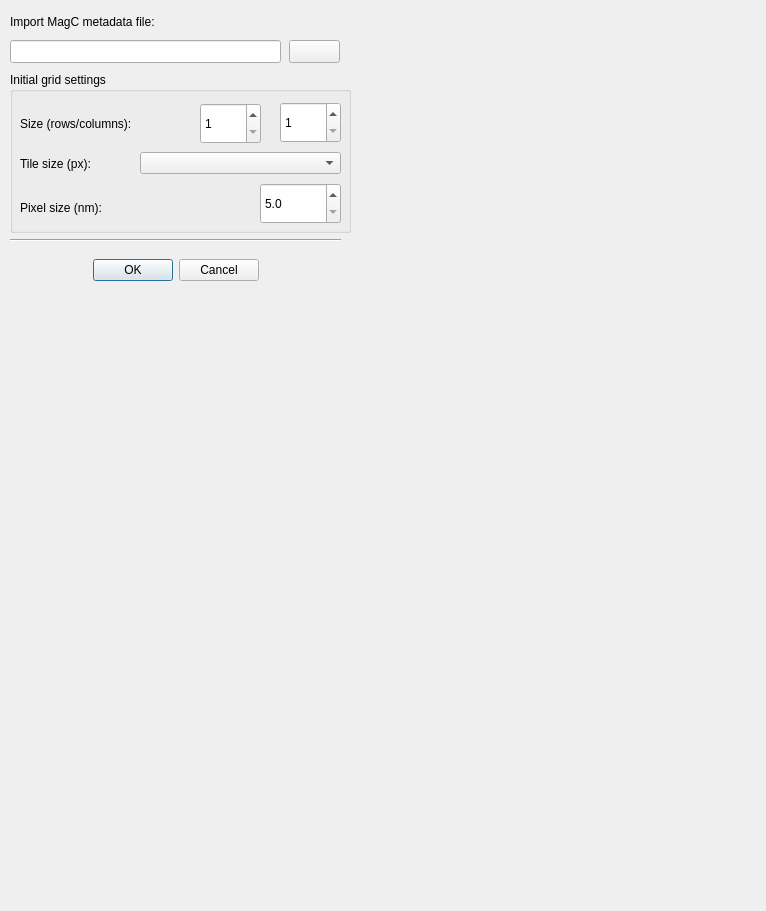
<?xml version="1.0" encoding="UTF-8"?>
<ui version="4.0">
 <class>importMagCDlg</class>
 <widget class="QDialog" name="importMagCDlg">
  <property name="windowModality">
   <enum>Qt::ApplicationModal</enum>
  </property>
  <property name="geometry">
   <rect>
    <x>0</x>
    <y>0</y>
    <width>766</width>
    <height>911</height>
   </rect>
  </property>
  <property name="sizePolicy">
   <sizepolicy hsizetype="Preferred" vsizetype="Preferred">
    <horstretch>0</horstretch>
    <verstretch>0</verstretch>
   </sizepolicy>
  </property>
  <property name="windowTitle">
   <string>Import MagC metadata</string>
  </property>
  <property name="layoutDirection">
   <enum>Qt::RightToLeft</enum>
  </property>
  <widget class="Line" name="line_2">
   <property name="geometry">
    <rect>
     <x>10</x>
     <y>232</y>
     <width>331</width>
     <height>16</height>
    </rect>
   </property>
   <property name="orientation">
    <enum>Qt::Horizontal</enum>
   </property>
  </widget>
  <widget class="QLabel" name="label">
   <property name="geometry">
    <rect>
     <x>10</x>
     <y>10</y>
     <width>232</width>
     <height>23</height>
    </rect>
   </property>
   <property name="text">
    <string>Import MagC metadata file:</string>
   </property>
  </widget>
  <widget class="QPushButton" name="pushButton_selectFile">
   <property name="geometry">
    <rect>
     <x>289</x>
     <y>40</y>
     <width>51</width>
     <height>23</height>
    </rect>
   </property>
   <property name="text">
    <string/>
   </property>
  </widget>
  <widget class="QLineEdit" name="lineEdit_fileName">
   <property name="geometry">
    <rect>
     <x>10</x>
     <y>40</y>
     <width>271</width>
     <height>23</height>
    </rect>
   </property>
  </widget>
  <widget class="QGroupBox" name="groupBox">
   <property name="geometry">
    <rect>
     <x>10</x>
     <y>72</y>
     <width>341</width>
     <height>161</height>
    </rect>
   </property>
   <property name="layoutDirection">
    <enum>Qt::LeftToRight</enum>
   </property>
   <property name="title">
    <string>Initial grid settings</string>
   </property>
   <widget class="QLabel" name="label_8">
    <property name="geometry">
     <rect>
      <x>10</x>
      <y>80</y>
      <width>112</width>
      <height>23</height>
     </rect>
    </property>
    <property name="text">
     <string>Tile size (px):</string>
    </property>
   </widget>
   <widget class="QComboBox" name="comboBox_tileSize">
    <property name="geometry">
     <rect>
      <x>130</x>
      <y>80</y>
      <width>201</width>
      <height>22</height>
     </rect>
    </property>
    <property name="layoutDirection">
     <enum>Qt::LeftToRight</enum>
    </property>
   </widget>
   <widget class="QLabel" name="label_3">
    <property name="geometry">
     <rect>
      <x>10</x>
      <y>40</y>
      <width>175</width>
      <height>23</height>
     </rect>
    </property>
    <property name="text">
     <string>Size (rows/columns):</string>
    </property>
   </widget>
   <widget class="QSpinBox" name="spinBox_cols">
    <property name="geometry">
     <rect>
      <x>270</x>
      <y>30</y>
      <width>61</width>
      <height>41</height>
     </rect>
    </property>
    <property name="minimum">
     <number>1</number>
    </property>
   </widget>
   <widget class="QSpinBox" name="spinBox_rows">
    <property name="geometry">
     <rect>
      <x>190</x>
      <y>31</y>
      <width>61</width>
      <height>41</height>
     </rect>
    </property>
    <property name="minimum">
     <number>1</number>
    </property>
   </widget>
   <widget class="QDoubleSpinBox" name="doubleSpinBox_pixelSize">
    <property name="geometry">
     <rect>
      <x>250</x>
      <y>111</y>
      <width>81</width>
      <height>41</height>
     </rect>
    </property>
    <property name="decimals">
     <number>1</number>
    </property>
    <property name="minimum">
     <double>5.000000000000000</double>
    </property>
    <property name="maximum">
     <double>1000.000000000000000</double>
    </property>
   </widget>
   <widget class="QLabel" name="label_7">
    <property name="geometry">
     <rect>
      <x>10</x>
      <y>124</y>
      <width>127</width>
      <height>23</height>
     </rect>
    </property>
    <property name="text">
     <string>Pixel size (nm):</string>
    </property>
   </widget>
  </widget>
  <widget class="QDialogButtonBox" name="pushButton_import">
   <property name="geometry">
    <rect>
     <x>10</x>
     <y>240</y>
     <width>331</width>
     <height>61</height>
    </rect>
   </property>
   <property name="layoutDirection">
    <enum>Qt::LeftToRight</enum>
   </property>
   <property name="orientation">
    <enum>Qt::Horizontal</enum>
   </property>
   <property name="standardButtons">
    <set>QDialogButtonBox::Cancel|QDialogButtonBox::Ok</set>
   </property>
   <property name="centerButtons">
    <bool>true</bool>
   </property>
  </widget>
 </widget>
 <resources/>
 <connections/>
</ui>
